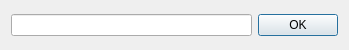
<?xml version="1.0" encoding="UTF-8"?>
<ui version="4.0">
 <class>AddNameDialog</class>
 <widget class="QDialog" name="AddNameDialog">
  <property name="geometry">
   <rect>
    <x>0</x>
    <y>0</y>
    <width>349</width>
    <height>50</height>
   </rect>
  </property>
  <property name="sizePolicy">
   <sizepolicy hsizetype="Expanding" vsizetype="Fixed">
    <horstretch>0</horstretch>
    <verstretch>0</verstretch>
   </sizepolicy>
  </property>
  <property name="windowTitle">
   <string/>
  </property>
  <layout class="QGridLayout" name="gridLayout">
   <item row="0" column="0">
    <layout class="QHBoxLayout" name="horizontalLayout">
     <item>
      <widget class="QLineEdit" name="inputFileEdit"/>
     </item>
     <item>
      <widget class="QPushButton" name="okButton">
       <property name="text">
        <string>OK</string>
       </property>
      </widget>
     </item>
    </layout>
   </item>
  </layout>
 </widget>
 <resources/>
 <connections/>
</ui>
